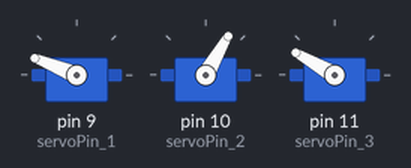
Simulated run of this sketch. Board: Arduino Uno, built with avr-gcc and run on an emulated ATmega328P. On the bench: 3 × servo.

Above: at 6.05 s.
At 11.95 s:
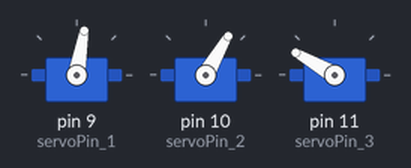
At 19.05 s:
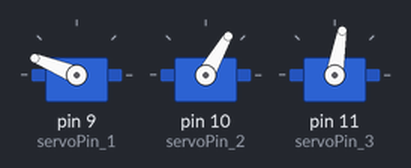
At 29.95 s:
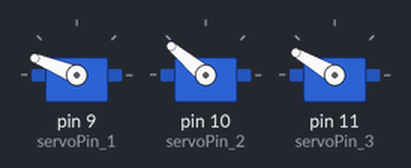
Timing chart, 0 to 37.2 s (numbered marks = the images above):
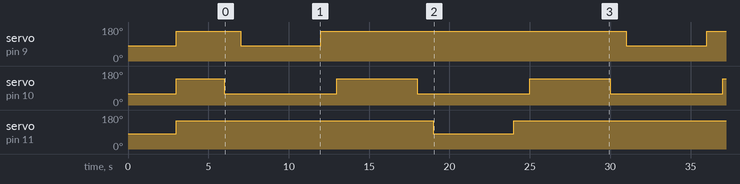

The sketch:

ALD_Motor_Control.ino
```cpp
// need to make new code, to test each servo individually. Trial tests ensuring swagelock doesn't offset after several cycles.

#include <Servo.h>
Servo myservo_1;
Servo myservo_2;
Servo myservo_3;
int servoPin_1 = 9;
int servoPin_2 = 10;
int servoPin_3 = 11;

int counter = 0;  // Counter variable to track iterations

// Function to rotate the servo motor thus open valve
void addAngles(Servo &servoMotor, int Start_angle, int End_Angle)
{
  for (int pos = Start_angle; pos <= End_Angle; pos += 1)
  {
    // in steps of 1 degree
    servoMotor.write(pos);              // tell servo to go to position in variable 'pos'
    delay(15);                       // waits 15ms for the servo to reach the position
  }
}

// Function to rotate the servo motor thus close valve
void minusAngles(Servo &servoMotor, int Start_angle, int End_Angle)
{
  for (int pos = End_Angle; pos >= Start_angle; pos -= 1)
  {
    // in steps of 1 degree
    servoMotor.write(pos);              // tell servo to go to position in variable 'pos'
    delay(15);                       // waits 15ms for the servo to reach the position
  }
}

void setup()
{
  myservo_1.attach(servoPin_1); // set pin for servo control
  myservo_2.attach(servoPin_2);
  myservo_3.attach(servoPin_3);

  // show calibrated angles
  myservo_1.write(80); // horizontal
  myservo_2.write(60); // extra 2 seconds delay
  myservo_3.write(80);
  delay(3000);
  myservo_1.write(158); // start with vertical
  myservo_2.write(140);
  myservo_3.write(150);
  delay(3000);
}

void loop()
{
  if (counter < 20)
  {
    myservo_2.write(60); // close valve 2
    delay(1000);
    myservo_1.write(80); // open valve 1
    delay(5000);//5s
    //delay(5*60000);//5min
    myservo_1.write(158);
    delay(1000);
    myservo_2.write(140); // valve 2 open
    delay(5000);
    //delay(5*61000);
    myservo_2.write(60); // valve 2 close
    delay(1000);
    myservo_3.write(80);
    delay(5000);
    //delay(5*60000);
    myservo_3.write(150); // valve 3 close
    delay(1000);
    myservo_2.write(140); // valve 2 open
    delay(5000);
    //delay(5*61000);

    counter++;  // Increment counter
  }
  else
  {
    // Stop executing the task by doing nothing (or enter an infinite loop)
    Serial.println("Task completed, stopping.");
    while (true); // Stops further execution
  }
}
```

Measured:
- by itself, servo on pin 9 (servoPin_1): repeats every 24.0 s: 80° 5.0 s, 158° 19.0 s
- by itself, servo on pin 10 (servoPin_2): repeats every 12.0 s: 60° 7.0 s, 140° 5.0 s
- by itself, servo on pin 11 (servoPin_3): repeats every 24.0 s: 80° 5.0 s, 150° 19.0 s
